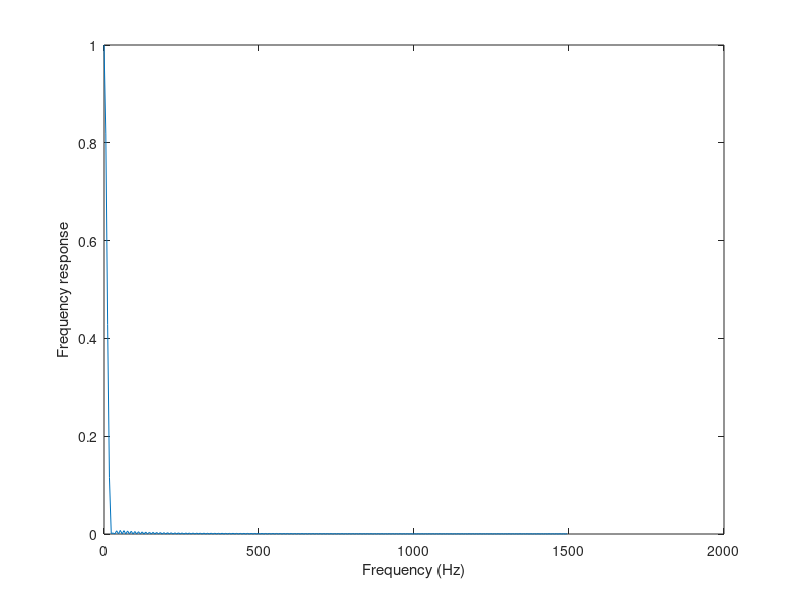

Here is the MATLAB script that generated this plot:
fs=3000
N=256
b = fir1(round(N)-1, 1/fs,'low')


[H, freq] = freqz(b,1,N, fs);
figure;
plot(freq, abs(H));
xlabel('Frequency (Hz)');
ylabel('Frequency response');